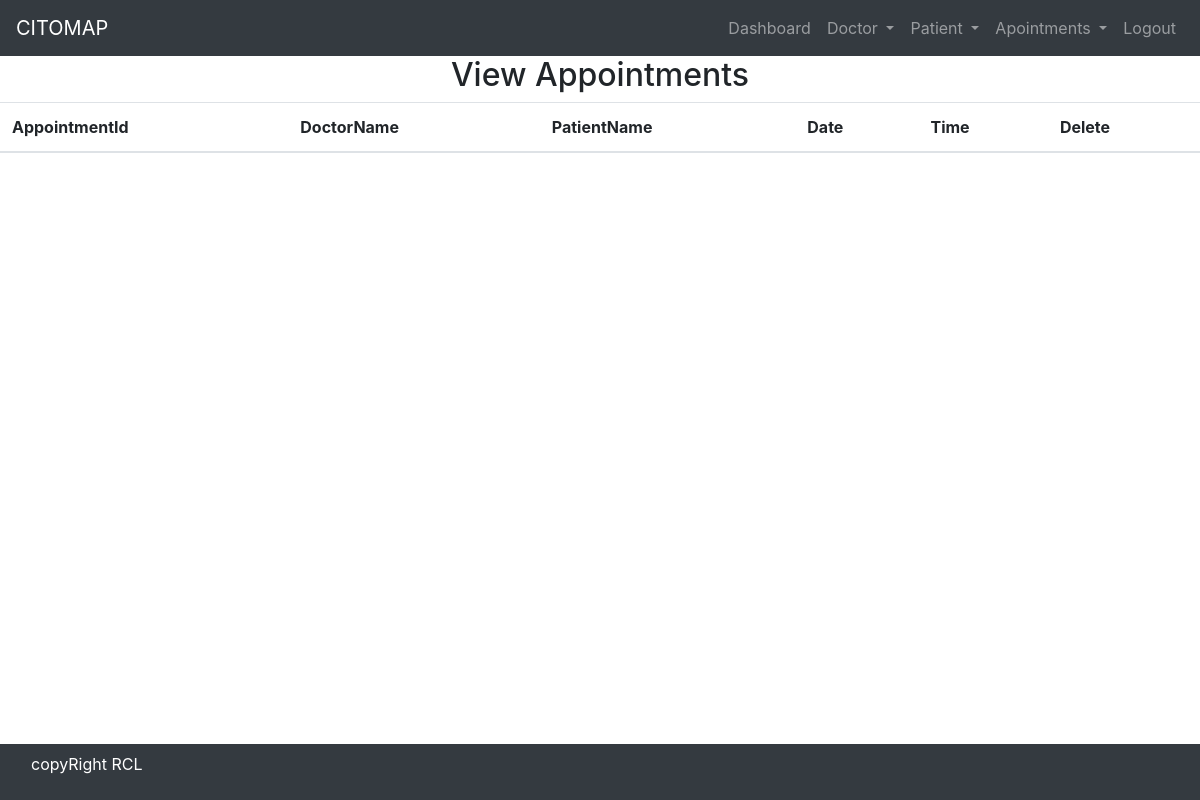
The page /view_appointment/ (signed in) on the database as committed earlier.
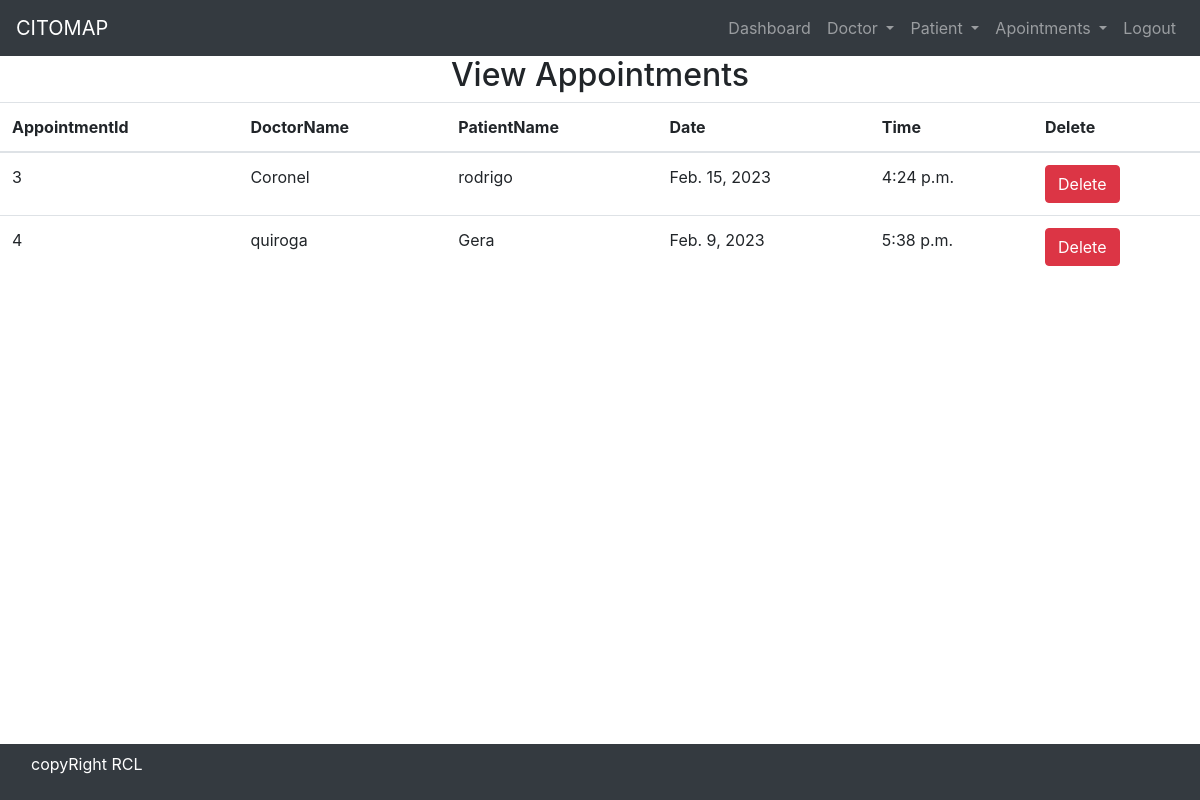
The same page on the database as committed later.
### hospital/models.py (models this page shows)
class Appointment(models.Model):
    doctor = models.ForeignKey(Doctor,on_delete=models.CASCADE)
    patient = models.ForeignKey(Patient,on_delete=models.CASCADE)
    date = models.DateField()
    time = models.TimeField()

class Doctor(models.Model):
    Name = models.CharField(max_length=50)
    mobile = models.IntegerField()
    special = models.CharField(max_length=50)

class Patient(models.Model):
    name = models.CharField(max_length=50)
    gender = models.CharField(max_length=50)
    mobile = models.IntegerField(null=True)
    address = models.TextField()

### hospital/views.py (the view)
# urls.py: path('view_appointment/', View_Appointment, name='view_appointment'),
def View_Appointment(request):
    if not request.user.is_staff:
        return redirect('login')
    doc = Appointment.objects.all()
    d = {'doc': doc}
    return render(request, 'view_appointment.html',d)

### hospital/templates/view_appointment.html
{% include 'base.html' %} {% include 'navigation.html' %} {% block content %}
<div>
  <h2 class="text-center">View Appointments</h2>
  <table id="example" class="table table-hover">
    <thead>
      <tr>
        <th>AppointmentId</th>
        <th>DoctorName</th>
        <th>PatientName</th>
        <th>Date</th>
        <th>Time</th>
        <th>Delete</th>
      </tr>
    </thead>
    <body>
      {% for i in doc%}
      <tr>
        <td>{{i.id}}</td>
        <td>{{i.doctor.Name}}</td>
        <td>{{i.patient.name}}</td>
        <td>{{i.date}}</td>
        <td>{{i.time}}</td>
        <td>
          <a
            href="{% url 'delete_appointment' i.id %}"
            onclick="return confirm('Are you sure you want to delete')"
            class="btn btn-danger"
          >
            Delete
          </a>
        </td>
      </tr>
      {% endfor%}
    </body>
  </table>
</div>
{% endblock content%} {% include 'footer.html'%}

Rows that differ between the two databases and show on the page:
added Appointment: id "3", doctor.Name "Coronel", patient.name "rodrigo", date "Feb. 15, 2023", time "4:24 p.m."
added Appointment: id "4", doctor.Name "quiroga", patient.name "Gera", date "Feb. 9, 2023", time "5:38 p.m."
